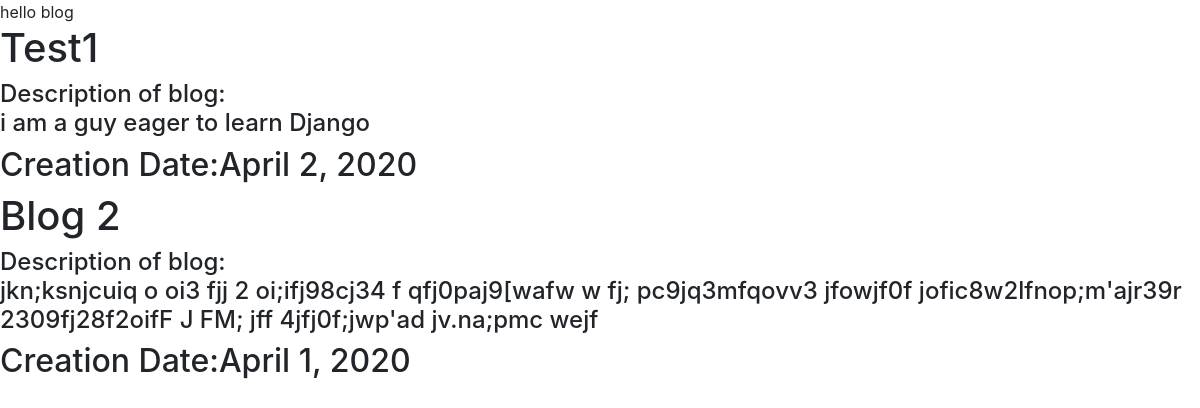
/blog/, run on an earlier commit of the app's database.
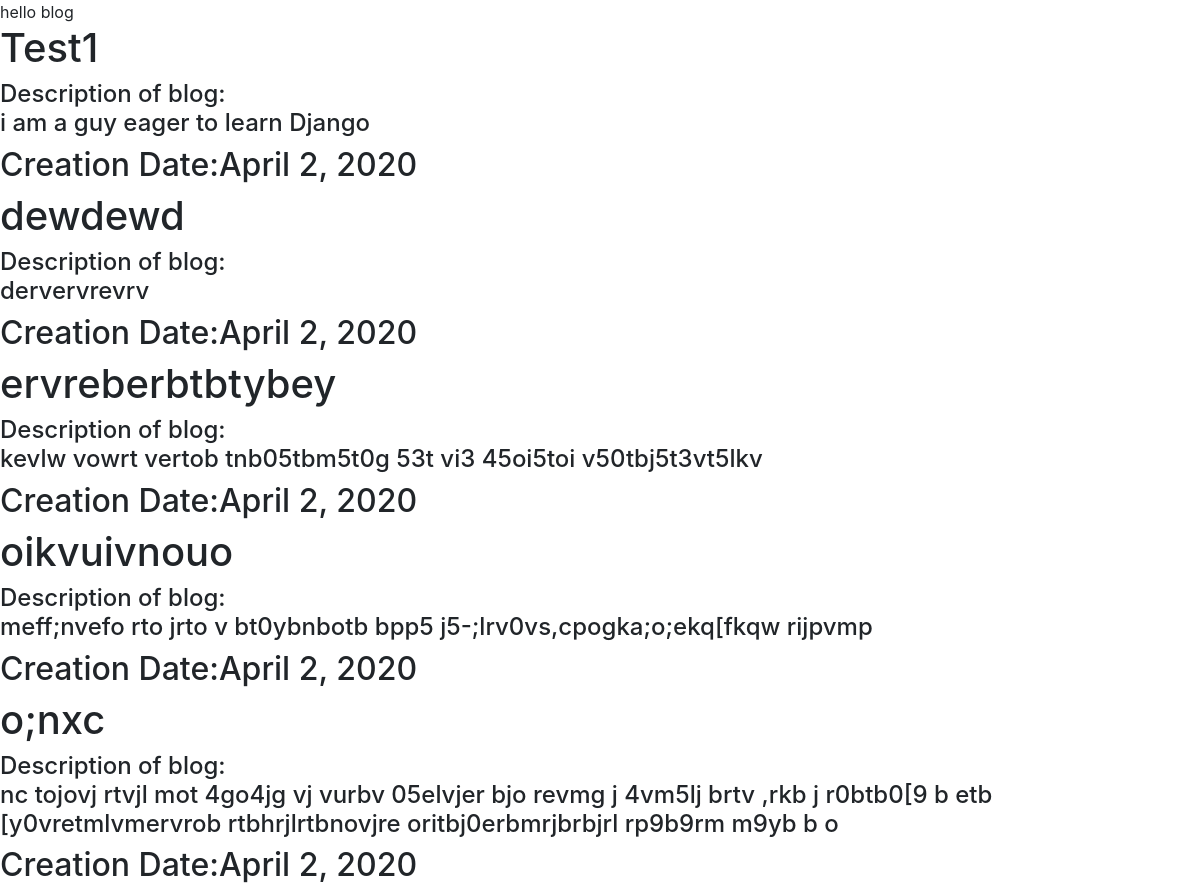
And on a later commit of the database.
### blog/models.py (models this page shows)
class Blog(models.Model):
    Title=models.CharField(max_length=250)
    Description=models.TextField(max_length=350)
    Date=models.DateField()

### blog/views.py (the view)
# urls.py: path('', views.all_blogs,name='all_blogs'),
def all_blogs(request):
    blogs=Blog.objects.order_by('-Date')[:5]
    return render(request,'blog/all_blogs.html',{'BLOGS':blogs})

### blog/templates/blog/all_blogs.html (shortened to what this page needs)
<link rel="stylesheet" href="https://stackpath.bootstrapcdn.com/bootstrap/4.4.1/css/bootstrap.min.css">
{% for obj in BLOGS %}
 <h1>{{obj.Title}}</h1>
 <h4>Description of blog:<br>{{obj.Description}}</h4>
 <h2>Creation Date:{{obj.Date}}</h2>
{% endfor %}

What changed in the data, as far as the page shows it:
no longer on this page (row unchanged): Blog: Title "Blog 2", Description "jkn;ksnjcuiq o oi3 fjj 2 oi;ifj98cj34 f qfj0paj9[wafw w fj; pc9jq3mfqovv3 jfowjf0f jofic8w2lfnop;m'ajr39r 2309fj28f2oifF J FM; jff 4jfj0f;jwp'ad jv.na;pmc wejf", Date "April 1, 2020"
added Blog: Title "dewdewd", Description "dervervrevrv", Date "April 2, 2020"
added Blog: Title "ervreberbtbtybey", Description "kevlw vowrt vertob tnb05tbm5t0g 53t vi3 45oi5toi v50tbj5t3vt5lkv", Date "April 2, 2020"
added Blog: Title "oikvuivnouo", Description "meff;nvefo rto jrto v bt0ybnbotb bpp5 j5-;lrv0vs,cpogka;o;ekq[fkqw rijpvmp", Date "April 2, 2020"
added Blog: Title "o;nxc", Description "nc tojovj rtvjl mot 4go4jg vj vurbv 05elvjer bjo revmg j 4vm5lj brtv ,rkb j r0btb0[9 b etb [y0vretmlvmervrob rtbhrjlrtbnovjre oritbj0erbmrjbrbjrl rp9b9rm m9yb b o", Date "April 2, 2020"
